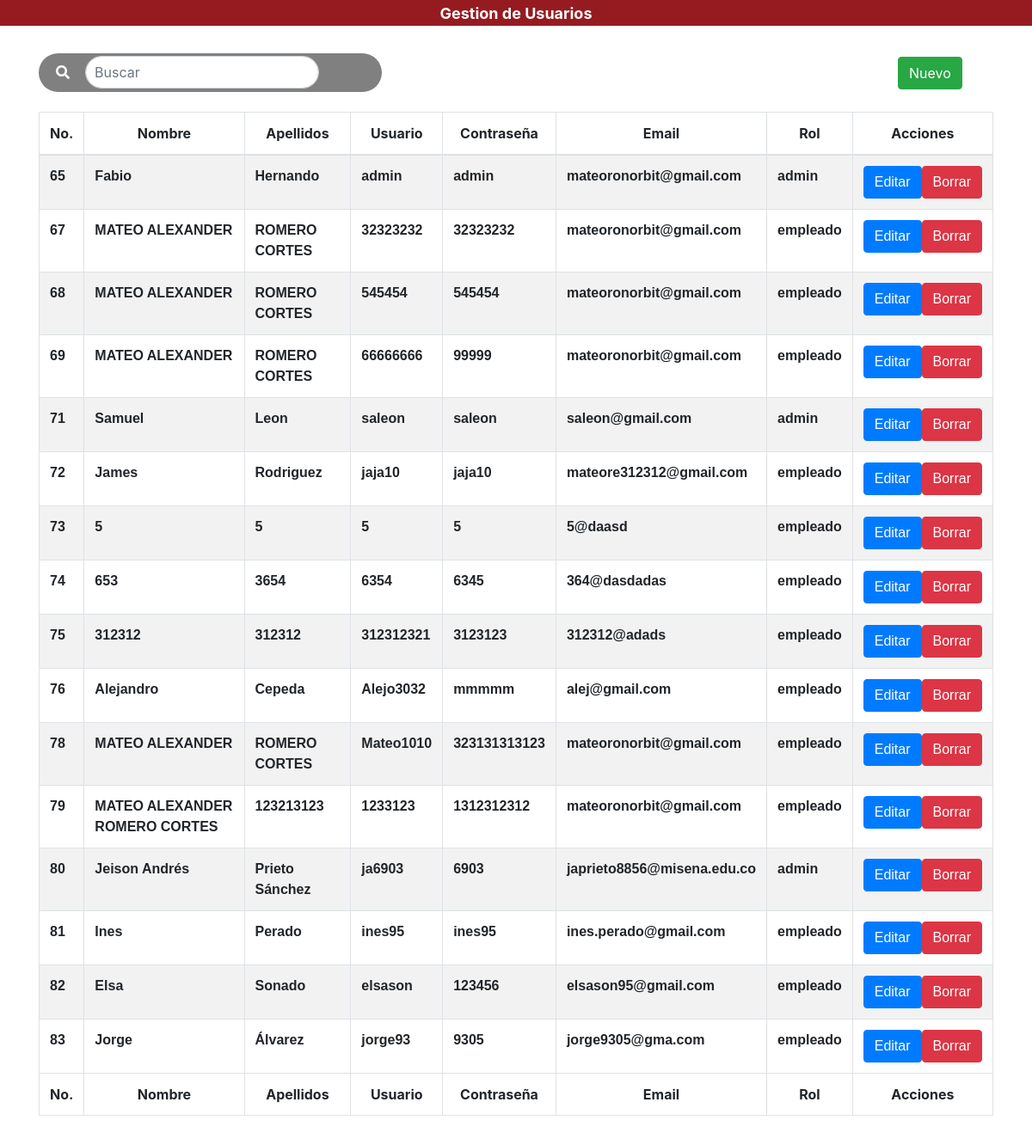
The app's page /vista/modulos/gestion_usuarios/facturacion.php with its own data.
### tables this page shows
CREATE TABLE `usuarios` (
  `id_usuario` int(11) NOT NULL,
  `nombres` varchar(32) NOT NULL,
  `apellidos` varchar(32) NOT NULL,
  `usuario` varchar(16) NOT NULL,
  `contraseña` varchar(32) NOT NULL,
  `email` varchar(32) NOT NULL,
  `rol` varchar(10) NOT NULL
);

### vista/modulos/gestion_usuarios/facturacion.php (the view, shortened to what this page needs)
<!DOCTYPE html>
<html lang="es">
  <head>
  </head>
  <body id="bodyp">
  <link rel='stylesheet' href='https://cdnjs.cloudflare.com/ajax/libs/font-awesome/5.12.1/css/all.min.css'>
    <link rel="stylesheet" href="../../../css/bootstrap.min.css">
    <link rel="stylesheet" href="../../../css/main.css">
    <link rel="stylesheet" type="text/css" href="../../../css/datatables.min.css"/>
     <header>
         <h4 class="text-center text-light" style="background-color:#961b21;"><span style="background-color:rgba(0,0,0,0);" class="badge badge-danger">Gestion de Usuarios</span></h4>
     </header>
    <br>
    <div class="container">
        <div class="row">
                <div class="col-lg-12">
                    <div class="table-responsive">
                    <div style="z-index:-1; position: absolute; width: 35%; height: 45px; border-radius:30px; background-color:grey;"></div><div class="buscarbtn" style="width:100%;background-color: rgba(68, 220, 38,0); display:inline-block; border-radius: 30px; padding-left: 20px; padding-right: 1px;"><i class="fas fa-search" style="color: white;"></i>&nbsp &nbsp <input placeholder="Buscar" style=" padding-left:10px;display: inline; border-radius: 30px; margin-top: 3px;margin-bottom: 3px; width: 100%; position: relative; margin-right: 1px;" class="form-control col-md-3 light-table-filter" data-table="order-table" id="searchh" type="text"></div> <br>
                    <div class="col-lg-12">
                          <button id="btnNuevo" type="button" class="btn btn-success" data-toggle="modal" style="position:absolute;left:90%;top:-40px;">Nuevo</button>
                    </div>
                    <br>
                        <table id="tablaPersonas" class="table table-striped table-bordered table-condensed order-table " style="width:100%">
                            <thead class="text-center">
                                <tr>
                                    <th>No.</th>
                                    <th>Nombre</th>
                                    <th>Apellidos</th>
                                    <th>Usuario</th>
                                    <th>Contraseña</th>
                                    <th>Email</th>
                                    <th>Rol</th>
                                    <th colspan="2">Acciones</th>
                                </tr>
                            </thead>
                            <tbody style="font-weight:normal;font-family:arial;">
                                <?php
                                    $conn = mysqli_connect("localhost","root","","suremanagement");
                                    if ($conn -> connect_error){
                                        echo "Error en la conexion";
                                    }else{
                                        $consulta = mysqli_query($conn, "SELECT * FROM usuarios");
                                        while($reg = mysqli_fetch_array($consulta)){
                                            echo '<tr>
                                            <th>'.$reg['id_usuario'].'</th>
                                            <th>'.$reg['nombres'].'</th>
                                            <th>'.$reg['apellidos'].'</th>
                                            <th>'.$reg['usuario'].'</th>
                                            <th>'.$reg['contraseña'].'</th>
                                            <th>'.$reg['email'].'</th>
                                            <th>'.$reg['rol'].'</th>
                                            <th><div class="text-center"><div class="btn-group"><form id="fused'.$reg['id_usuario'].'"><input type="hidden" value="'.$reg['id_usuario'].'"><input type="submit" value="Editar" class="btn btn-primary btnEditar" onclick="editus'.$reg['id_usuario'].'()"></form><form id="fusel'.$reg['id_usuario'].'"><input type="hidden" value="'.$reg['id_usuario'].'"><input type="submit" value="Borrar"class="btn btn-danger btnBorrar"></div></form></div></th>
                                            </tr>';
                                        }
                                    }
                                ?>
                                </tbody>
                            <tfoot align="center">
                                <tr>
                                    <th>No.</th>
                                    <th>Nombre</th>
                                    <th>Apellidos</th>
                                    <th>Usuario</th>
                                    <th>Contraseña</th>
                                    <th>Email</th>
                                    <th>Rol</th>
                                    <th colspan="3">Acciones</th>
                                </tr>
                            </tfoot>
                       </table>
                    </div>
                </div>
        </div>
    </div>
<br>
<br>
  </body>
</html>

### css/main.css (style rules this page uses)
header { background:#007bff; }

### records on screen
usuarios: id_usuario "65", nombres "Fabio", apellidos "Hernando", usuario "admin", contraseña "admin", email "mateoronorbit@gmail.com", rol "admin"
usuarios: id_usuario "67", nombres "MATEO ALEXANDER", apellidos "ROMERO CORTES", usuario "32323232", contraseña "32323232", email "mateoronorbit@gmail.com", rol "empleado"
usuarios: id_usuario "68", nombres "MATEO ALEXANDER", apellidos "ROMERO CORTES", usuario "545454", contraseña "545454", email "mateoronorbit@gmail.com", rol "empleado"
usuarios: id_usuario "69", nombres "MATEO ALEXANDER", apellidos "ROMERO CORTES", usuario "66666666", contraseña "99999", email "mateoronorbit@gmail.com", rol "empleado"
usuarios: id_usuario "71", nombres "Samuel", apellidos "Leon", usuario "saleon", contraseña "saleon", email "saleon@gmail.com", rol "admin"
usuarios: id_usuario "72", nombres "James", apellidos "Rodriguez", usuario "jaja10", contraseña "jaja10", email "mateore312312@gmail.com", rol "empleado"
usuarios: id_usuario "73", nombres "5", apellidos "5", usuario "5", contraseña "5", email "5@daasd", rol "empleado"
usuarios: id_usuario "74", nombres "653", apellidos "3654", usuario "6354", contraseña "6345", email "364@dasdadas", rol "empleado"
usuarios: id_usuario "75", nombres "312312", apellidos "312312", usuario "312312321", contraseña "3123123", email "312312@adads", rol "empleado"
usuarios: id_usuario "76", nombres "Alejandro", apellidos "Cepeda", usuario "Alejo3032", contraseña "mmmmm", email "alej@gmail.com", rol "empleado"
usuarios: id_usuario "78", nombres "MATEO ALEXANDER", apellidos "ROMERO CORTES", usuario "Mateo1010", contraseña "323131313123", email "mateoronorbit@gmail.com", rol "empleado"
usuarios: id_usuario "79", nombres "MATEO ALEXANDER ROMERO CORTES", apellidos "123213123", usuario "1233123", contraseña "1312312312", email "mateoronorbit@gmail.com", rol "empleado"
usuarios: id_usuario "80", nombres "Jeison Andrés", apellidos "Prieto Sánchez", usuario "ja6903", contraseña "6903", email "japrieto8856@misena.edu.co", rol "admin"
usuarios: id_usuario "81", nombres "Ines", apellidos "Perado", usuario "ines95", contraseña "ines95", email "ines.perado@gmail.com", rol "empleado"
usuarios: id_usuario "82", nombres "Elsa", apellidos "Sonado", usuario "elsason", contraseña "123456", email "elsason95@gmail.com", rol "empleado"
usuarios: id_usuario "83", nombres "Jorge", apellidos "Álvarez", usuario "jorge93", contraseña "9305", email "jorge9305@gma.com", rol "empleado"
